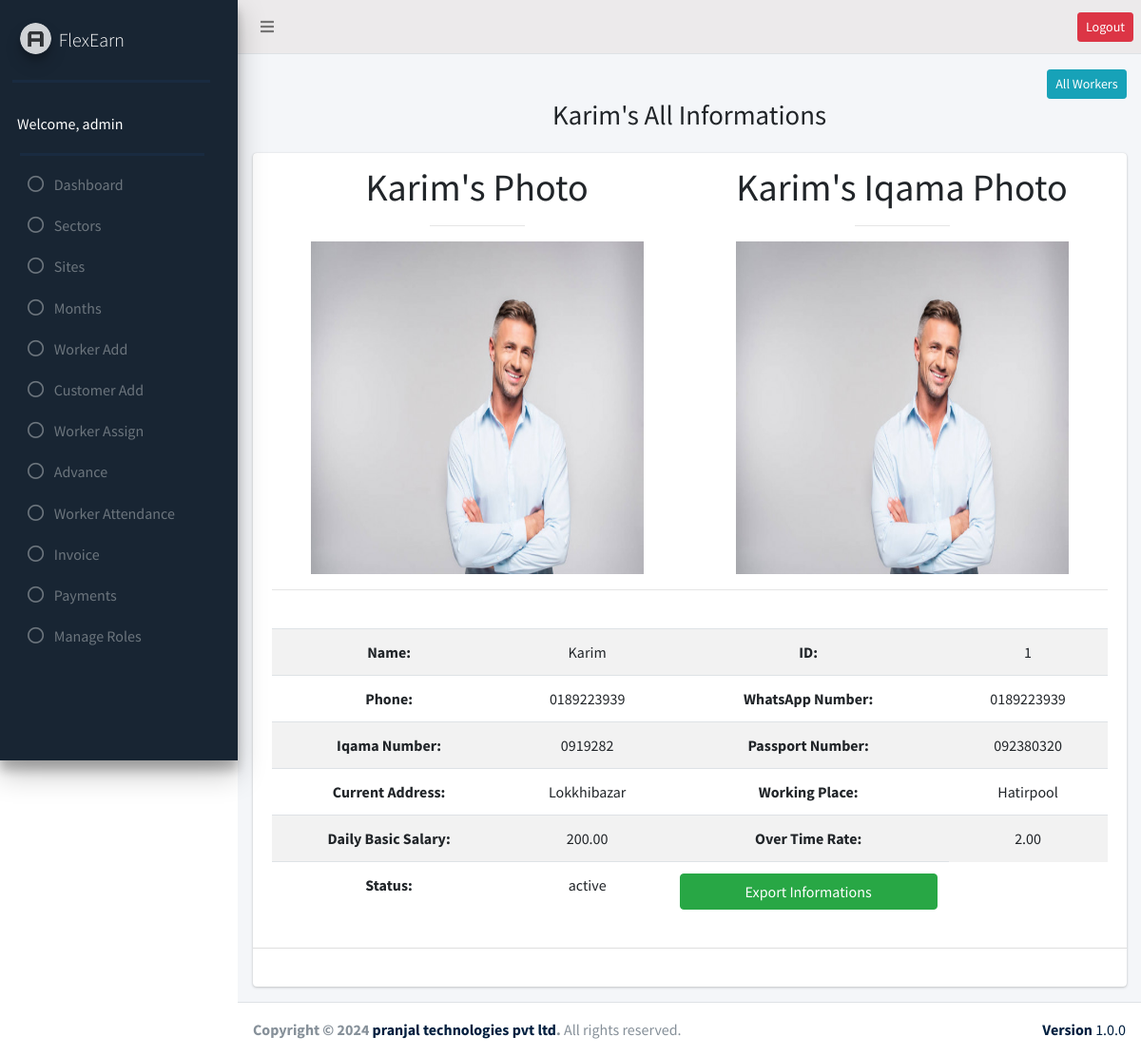
/Manpower/add_worker/worker_details.php?id=1 (signed in), run on the app's committed database.
### tables this page shows
CREATE TABLE `worker` (
  `id` bigint(20) NOT NULL,
  `name` varchar(255) NOT NULL,
  `iqama_number` varchar(255) NOT NULL,
  `local_number` varchar(255) NOT NULL,
  `whatsapp_number` varchar(150) NOT NULL,
  `photo` text NOT NULL,
  `iqama_photo` text NOT NULL,
  `current_address` text NOT NULL,
  `working_place` text NOT NULL,
  `daily_basic_salary` decimal(10,2) NOT NULL,
  `ot_rate` decimal(10,2) NOT NULL,
  `passport_number` varchar(100) NOT NULL,
  `email` varchar(100) NOT NULL,
  `password` varchar(50) NOT NULL,
  `status` enum('active','inactive') NOT NULL
);

### Manpower/add_worker/worker_details.php (the view, shortened to what this page needs)
<?php
require_once("../header.php");
require_once("../sidebar.php");
require_once("../db_config.php");
$id = $_GET['id'];
$informations = $conn->query("SELECT * FROM worker WHERE id = $id");
$worker_data = $informations->fetch_assoc();
?>
<section class="content-header">
  <div class="container-fluid">
    <div class="row mb-2">
      <div class="col-md-12 text-right">
        <ol class="breadcrumb float-sm-right">
          <li class="breadcrumb-item"><a href="view_worker.php" class="btn btn-sm btn-info">All Workers</a></li>
        </ol>
      </div>
      <div class="col-md-12">
        <div class="text-center">
          <h1><?php echo $worker_data['name'] ?>'s All Informations</h1>
        </div>
      </div>
    </div>
  </div>
</section>
<section class="content">
  <div class="container-fluid">
    <div class="row">
      <div class="col-md-12">
        <div class="card">
          <div class="card-header">
            <div class="row">
              <div class="col-md-6">
                <center>
                  <h1><?php echo $worker_data['name'] ?>'s Photo</h1>
                  <hr style=color:green width="100px; height=25px;">
                  <img height="350" width="350" alt="Image not found" src="../assets/uploads/worker_photos/<?php echo $worker_data['photo']; ?>" />
                </center>
              </div>
              <div class="col-md-6">
                <center>
                  <h1><?php echo $worker_data['name'] ?>'s Iqama Photo</h1>
                  <hr style=color:green width="100px; height=25px;">
                  <img height="350" width="350" alt="Image not found" src="../assets/uploads/iqama_photos/<?php echo $worker_data['iqama_photo']; ?>" />
                </center>
              </div>
            </div>
            <hr>
            <br>
            <div class="table-responsive">
              <table class="table text-center table-striped table-hover" id="xls">
                <tr>
                  <th>Name:</th>
                  <td><?Php echo $worker_data['name']; ?></td>
                  <th>ID:</th>
                  <td><?php echo $worker_data['id']; ?></td>
                </tr>
                <tr>
                  <th>Phone:</th>
                  <td><?php echo $worker_data['local_number']; ?></td>
                  <th>WhatsApp Number:</th>
                  <td><?php echo $worker_data['whatsapp_number']; ?></td>
                </tr>
                <tr>
                  <th>Iqama Number:</th>
                  <td><?php echo $worker_data['iqama_number']; ?></td>
                  <th>Passport Number:</th>
                  <td><?php echo $worker_data['passport_number']; ?></td>
                </tr>
                <tr>
                  <th>Current Address:</th>
                  <td><?php echo $worker_data['current_address']; ?></td>
                  <th>Working Place:</th>
                  <td><?php echo $worker_data['working_place']; ?></td>
                </tr>
                <tr>
                <th>Daily Basic Salary:</th>
                  <td><?php echo $worker_data['daily_basic_salary']; ?></td>
                  <th>Over Time Rate:</th>
                  <td><?php echo $worker_data['ot_rate']; ?></td>
                </tr>
                <tr>
                  <th>Status:</th>
                  <td><?php echo $worker_data['status']; ?></td>
                  <td>
                  <a href="javascript:void(0)" onclick="exportTableToExcel('xls','Worker Informations ')" class="btn btn-success btn-block">Export Informations</a>
                  </td>
                </tr>
              </table>
            </div>
          </div>
          <div class="card-body">
          </div>
        </div>
      </div>
    </div>
  </div>
</section>
<?php require("../footer.php"); ?>

### data on the page
worker: name "Karim", photo (picture), iqama_photo (picture), id "1", local_number "0189223939", whatsapp_number "0189223939", iqama_number "0919282", passport_number "092380320", current_address "Lokkhibazar", working_place "Hatirpool", daily_basic_salary "200.00", ot_rate "2.00", status "active"

### other printed values
$_SESSION['name'] "admin"
